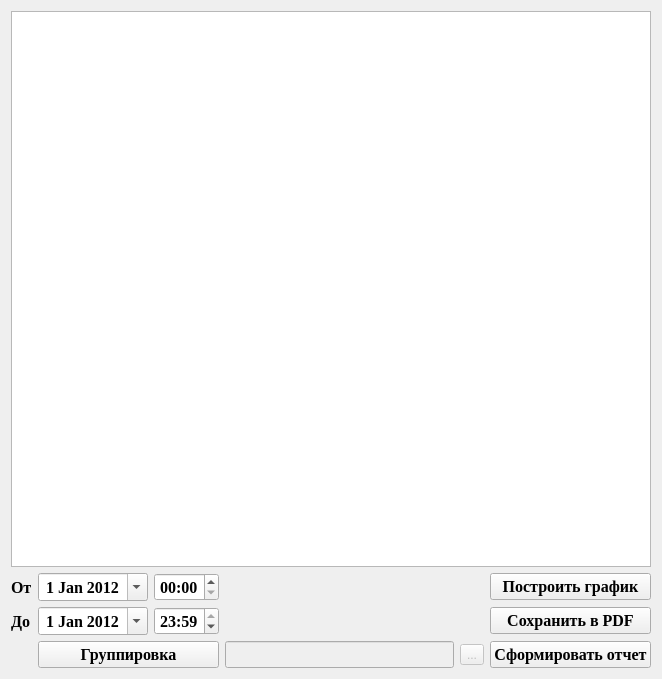
<?xml version="1.0" encoding="UTF-8"?>
<ui version="4.0">
 <class>myReportWin</class>
 <widget class="QWidget" name="myReportWin">
  <property name="geometry">
   <rect>
    <x>0</x>
    <y>0</y>
    <width>662</width>
    <height>679</height>
   </rect>
  </property>
  <property name="windowTitle">
   <string>Формирование отчета</string>
  </property>
  <layout class="QGridLayout" name="gridLayout_2">
   <item row="0" column="0" colspan="6">
    <widget class="QTableView" name="tableView"/>
   </item>
   <item row="1" column="0">
    <widget class="QLabel" name="label">
     <property name="font">
      <font>
       <family>Times New Roman</family>
       <pointsize>12</pointsize>
       <weight>75</weight>
       <bold>true</bold>
      </font>
     </property>
     <property name="text">
      <string>От</string>
     </property>
    </widget>
   </item>
   <item row="1" column="1">
    <widget class="QDateEdit" name="dateEdit">
     <property name="font">
      <font>
       <family>Times New Roman</family>
       <pointsize>12</pointsize>
       <weight>75</weight>
       <bold>true</bold>
      </font>
     </property>
     <property name="alignment">
      <set>Qt::AlignCenter</set>
     </property>
     <property name="calendarPopup">
      <bool>true</bool>
     </property>
     <property name="date">
      <date>
       <year>2012</year>
       <month>1</month>
       <day>1</day>
      </date>
     </property>
    </widget>
   </item>
   <item row="1" column="2">
    <widget class="QTimeEdit" name="timeEdit">
     <property name="font">
      <font>
       <family>Times New Roman</family>
       <pointsize>12</pointsize>
       <weight>75</weight>
       <bold>true</bold>
      </font>
     </property>
     <property name="alignment">
      <set>Qt::AlignCenter</set>
     </property>
     <property name="readOnly">
      <bool>false</bool>
     </property>
     <property name="maximumTime">
      <time>
       <hour>23</hour>
       <minute>59</minute>
       <second>59</second>
      </time>
     </property>
     <property name="currentSection">
      <enum>QDateTimeEdit::HourSection</enum>
     </property>
     <property name="displayFormat">
      <string>HH:mm</string>
     </property>
     <property name="calendarPopup">
      <bool>false</bool>
     </property>
    </widget>
   </item>
   <item row="1" column="5">
    <widget class="QPushButton" name="pushButton_4">
     <property name="font">
      <font>
       <family>Times New Roman</family>
       <pointsize>12</pointsize>
       <weight>75</weight>
       <bold>true</bold>
      </font>
     </property>
     <property name="text">
      <string>Построить график</string>
     </property>
    </widget>
   </item>
   <item row="2" column="0">
    <widget class="QLabel" name="label_2">
     <property name="font">
      <font>
       <family>Times New Roman</family>
       <pointsize>12</pointsize>
       <weight>75</weight>
       <bold>true</bold>
      </font>
     </property>
     <property name="text">
      <string>До</string>
     </property>
    </widget>
   </item>
   <item row="2" column="1">
    <widget class="QDateEdit" name="dateEdit_2">
     <property name="font">
      <font>
       <family>Times New Roman</family>
       <pointsize>12</pointsize>
       <weight>75</weight>
       <bold>true</bold>
      </font>
     </property>
     <property name="alignment">
      <set>Qt::AlignCenter</set>
     </property>
     <property name="calendarPopup">
      <bool>true</bool>
     </property>
     <property name="date">
      <date>
       <year>2012</year>
       <month>1</month>
       <day>1</day>
      </date>
     </property>
    </widget>
   </item>
   <item row="2" column="2">
    <widget class="QTimeEdit" name="timeEdit_2">
     <property name="font">
      <font>
       <family>Times New Roman</family>
       <pointsize>12</pointsize>
       <weight>75</weight>
       <bold>true</bold>
      </font>
     </property>
     <property name="alignment">
      <set>Qt::AlignCenter</set>
     </property>
     <property name="displayFormat">
      <string>HH:mm</string>
     </property>
     <property name="calendarPopup">
      <bool>false</bool>
     </property>
     <property name="time">
      <time>
       <hour>23</hour>
       <minute>59</minute>
       <second>0</second>
      </time>
     </property>
    </widget>
   </item>
   <item row="2" column="5">
    <widget class="QPushButton" name="pushButton_3">
     <property name="font">
      <font>
       <family>Times New Roman</family>
       <pointsize>12</pointsize>
       <weight>75</weight>
       <bold>true</bold>
      </font>
     </property>
     <property name="text">
      <string>Сохранить в PDF</string>
     </property>
    </widget>
   </item>
   <item row="3" column="1" colspan="2">
    <widget class="QPushButton" name="pushButton">
     <property name="font">
      <font>
       <family>Times New Roman</family>
       <pointsize>12</pointsize>
       <weight>75</weight>
       <bold>true</bold>
      </font>
     </property>
     <property name="text">
      <string>Группировка</string>
     </property>
    </widget>
   </item>
   <item row="3" column="3">
    <widget class="QLineEdit" name="lineEdit">
     <property name="enabled">
      <bool>false</bool>
     </property>
     <property name="font">
      <font>
       <family>Times New Roman</family>
       <pointsize>12</pointsize>
       <weight>75</weight>
       <bold>true</bold>
      </font>
     </property>
    </widget>
   </item>
   <item row="3" column="4">
    <widget class="QToolButton" name="toolButton">
     <property name="enabled">
      <bool>false</bool>
     </property>
     <property name="text">
      <string>...</string>
     </property>
    </widget>
   </item>
   <item row="3" column="5">
    <widget class="QPushButton" name="pushButton_2">
     <property name="font">
      <font>
       <family>Times New Roman</family>
       <pointsize>12</pointsize>
       <weight>75</weight>
       <bold>true</bold>
      </font>
     </property>
     <property name="text">
      <string>Сформировать отчет</string>
     </property>
    </widget>
   </item>
   <item row="4" column="0" colspan="6">
    <layout class="QGridLayout" name="gridLayout"/>
   </item>
  </layout>
 </widget>
 <resources/>
 <connections/>
</ui>
